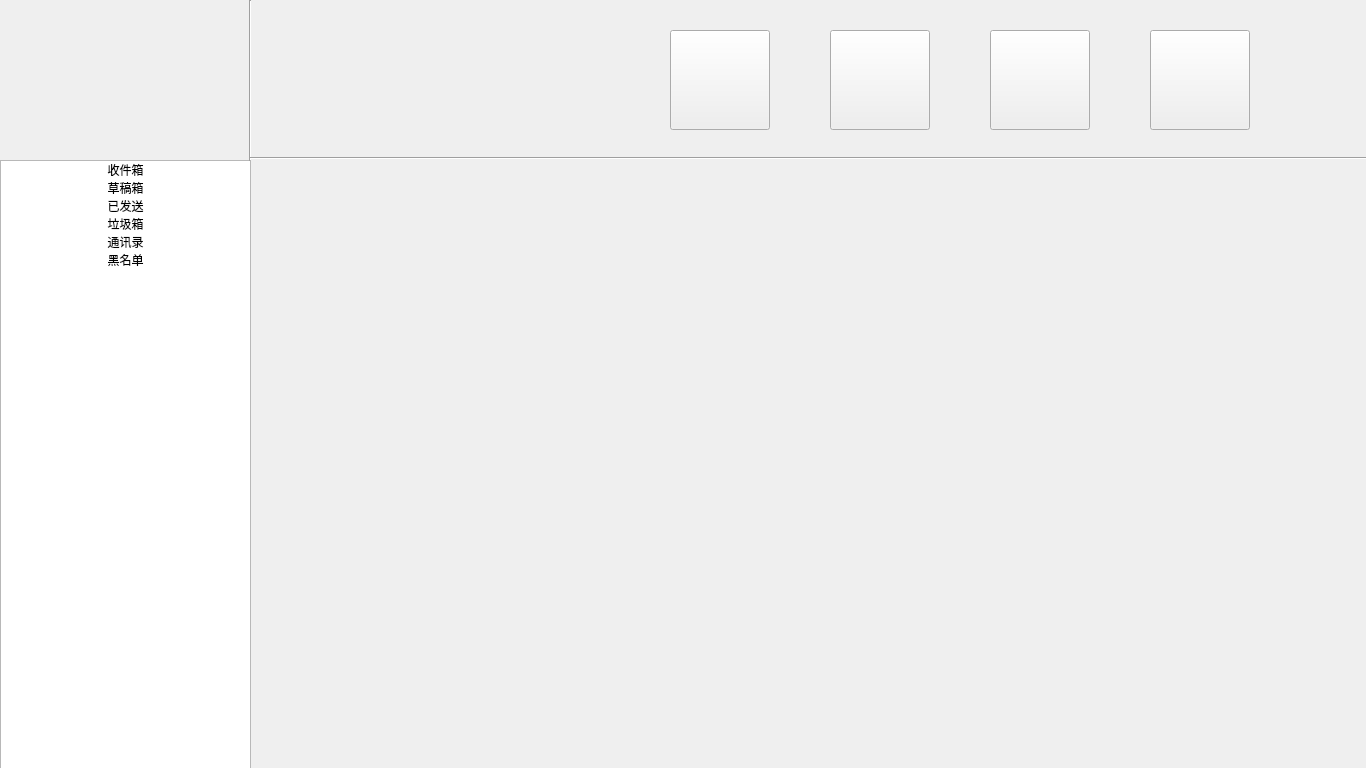
<?xml version="1.0" encoding="UTF-8"?>
<ui version="4.0">
 <class>MailWidget</class>
 <widget class="QWidget" name="MailWidget">
  <property name="geometry">
   <rect>
    <x>0</x>
    <y>0</y>
    <width>1366</width>
    <height>768</height>
   </rect>
  </property>
  <property name="minimumSize">
   <size>
    <width>1366</width>
    <height>768</height>
   </size>
  </property>
  <property name="maximumSize">
   <size>
    <width>1366</width>
    <height>768</height>
   </size>
  </property>
  <property name="windowTitle">
   <string>FlowerMail</string>
  </property>
  <property name="styleSheet">
   <string notr="true"/>
  </property>
  <widget class="QPushButton" name="WriteButton">
   <property name="geometry">
    <rect>
     <x>670</x>
     <y>30</y>
     <width>100</width>
     <height>100</height>
    </rect>
   </property>
   <property name="cursor">
    <cursorShape>OpenHandCursor</cursorShape>
   </property>
   <property name="styleSheet">
    <string notr="true">border-image: url(:/resource/Pen 2.png)</string>
   </property>
   <property name="text">
    <string/>
   </property>
  </widget>
  <widget class="QListWidget" name="listWidget">
   <property name="geometry">
    <rect>
     <x>0</x>
     <y>160</y>
     <width>251</width>
     <height>611</height>
    </rect>
   </property>
   <property name="focusPolicy">
    <enum>Qt::NoFocus</enum>
   </property>
   <property name="layoutMode">
    <enum>QListView::SinglePass</enum>
   </property>
   <property name="viewMode">
    <enum>QListView::ListMode</enum>
   </property>
   <item>
    <property name="text">
     <string>收件箱</string>
    </property>
    <property name="textAlignment">
     <set>AlignCenter</set>
    </property>
   </item>
   <item>
    <property name="text">
     <string>草稿箱</string>
    </property>
    <property name="textAlignment">
     <set>AlignCenter</set>
    </property>
   </item>
   <item>
    <property name="text">
     <string>已发送</string>
    </property>
    <property name="textAlignment">
     <set>AlignCenter</set>
    </property>
   </item>
   <item>
    <property name="text">
     <string>垃圾箱</string>
    </property>
    <property name="textAlignment">
     <set>AlignCenter</set>
    </property>
   </item>
   <item>
    <property name="text">
     <string>通讯录</string>
    </property>
    <property name="textAlignment">
     <set>AlignCenter</set>
    </property>
   </item>
   <item>
    <property name="text">
     <string>黑名单</string>
    </property>
    <property name="textAlignment">
     <set>AlignCenter</set>
    </property>
   </item>
  </widget>
  <widget class="QLabel" name="Logo">
   <property name="geometry">
    <rect>
     <x>0</x>
     <y>-30</y>
     <width>211</width>
     <height>171</height>
    </rect>
   </property>
   <property name="styleSheet">
    <string notr="true">border-image: url(:/resource/logo1.png);</string>
   </property>
   <property name="text">
    <string/>
   </property>
  </widget>
  <widget class="QPushButton" name="ReadButton">
   <property name="geometry">
    <rect>
     <x>830</x>
     <y>30</y>
     <width>100</width>
     <height>100</height>
    </rect>
   </property>
   <property name="cursor">
    <cursorShape>OpenHandCursor</cursorShape>
   </property>
   <property name="styleSheet">
    <string notr="true">border-image: url(:/resource/mail.png)</string>
   </property>
   <property name="text">
    <string/>
   </property>
  </widget>
  <widget class="QPushButton" name="pushButton_3">
   <property name="geometry">
    <rect>
     <x>990</x>
     <y>30</y>
     <width>100</width>
     <height>100</height>
    </rect>
   </property>
   <property name="cursor">
    <cursorShape>OpenHandCursor</cursorShape>
   </property>
   <property name="styleSheet">
    <string notr="true">border-image:url(:/resource/set.png)</string>
   </property>
   <property name="text">
    <string/>
   </property>
  </widget>
  <widget class="QPushButton" name="ConnectButton">
   <property name="geometry">
    <rect>
     <x>1150</x>
     <y>30</y>
     <width>100</width>
     <height>100</height>
    </rect>
   </property>
   <property name="minimumSize">
    <size>
     <width>100</width>
     <height>100</height>
    </size>
   </property>
   <property name="cursor">
    <cursorShape>OpenHandCursor</cursorShape>
   </property>
   <property name="styleSheet">
    <string notr="true">border-image: url(:/resource/connet.png);</string>
   </property>
   <property name="text">
    <string/>
   </property>
  </widget>
  <widget class="QStackedWidget" name="stackedWidget">
   <property name="geometry">
    <rect>
     <x>290</x>
     <y>190</y>
     <width>980</width>
     <height>551</height>
    </rect>
   </property>
   <property name="styleSheet">
    <string notr="true"/>
   </property>
   <property name="currentIndex">
    <number>1</number>
   </property>
   <widget class="QWidget" name="page_3"/>
   <widget class="QWidget" name="page_4"/>
  </widget>
  <widget class="QLabel" name="namelabel">
   <property name="geometry">
    <rect>
     <x>360</x>
     <y>30</y>
     <width>331</width>
     <height>41</height>
    </rect>
   </property>
   <property name="styleSheet">
    <string notr="true">font-size:40px;
color: rgb(86, 86, 86);
font: 20pt &quot;Broadway&quot;;</string>
   </property>
   <property name="text">
    <string/>
   </property>
  </widget>
  <widget class="QLabel" name="timelabel">
   <property name="geometry">
    <rect>
     <x>360</x>
     <y>90</y>
     <width>281</width>
     <height>31</height>
    </rect>
   </property>
   <property name="styleSheet">
    <string notr="true">font-size:30px;
font: 20pt &quot;Lucida Console&quot;;</string>
   </property>
   <property name="text">
    <string/>
   </property>
  </widget>
  <widget class="Line" name="line">
   <property name="geometry">
    <rect>
     <x>240</x>
     <y>0</y>
     <width>20</width>
     <height>161</height>
    </rect>
   </property>
   <property name="orientation">
    <enum>Qt::Vertical</enum>
   </property>
  </widget>
  <widget class="Line" name="line_2">
   <property name="geometry">
    <rect>
     <x>250</x>
     <y>150</y>
     <width>1121</width>
     <height>16</height>
    </rect>
   </property>
   <property name="orientation">
    <enum>Qt::Horizontal</enum>
   </property>
  </widget>
  <widget class="QLabel" name="label">
   <property name="geometry">
    <rect>
     <x>280</x>
     <y>40</y>
     <width>71</width>
     <height>71</height>
    </rect>
   </property>
   <property name="styleSheet">
    <string notr="true">border-image: url(:/resource/head.png);</string>
   </property>
   <property name="text">
    <string/>
   </property>
  </widget>
 </widget>
 <resources/>
 <connections/>
</ui>
